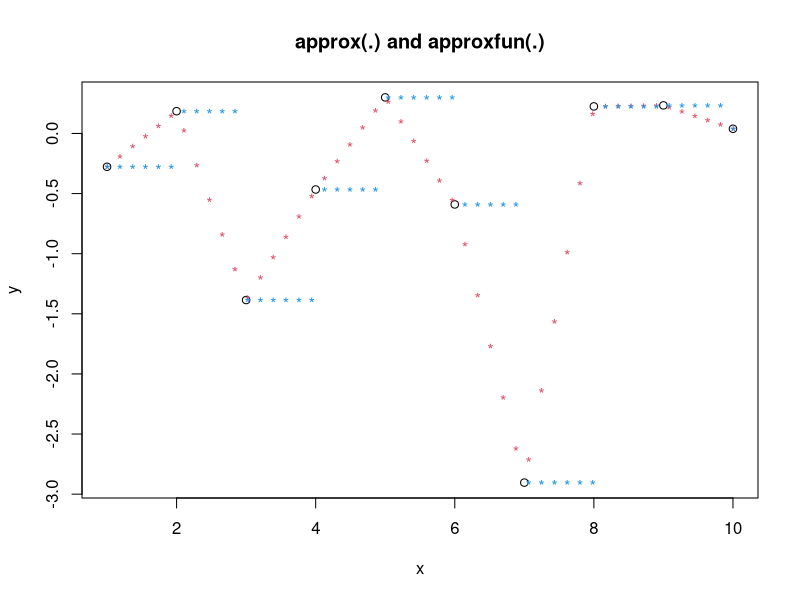

R code for this plot:

DemonstrateApprox <- function() {
  x <- 1:10
  y <- rnorm(10)
  plot(x, y, main = "approx(.) and approxfun(.)")
  points(approx(x, y), col = 2, pch = "*")
  points(approx(x, y, method = "constant"), col = 4, pch = "*")
  ?approx
  x <- 1:10
  y <- 1:10
  a <- approx(x, y, method = "constant", n = 1000)
  names(a)
  a
  new_x <- a$x
  new_y <- a$y
}

DemonstrateApprox()